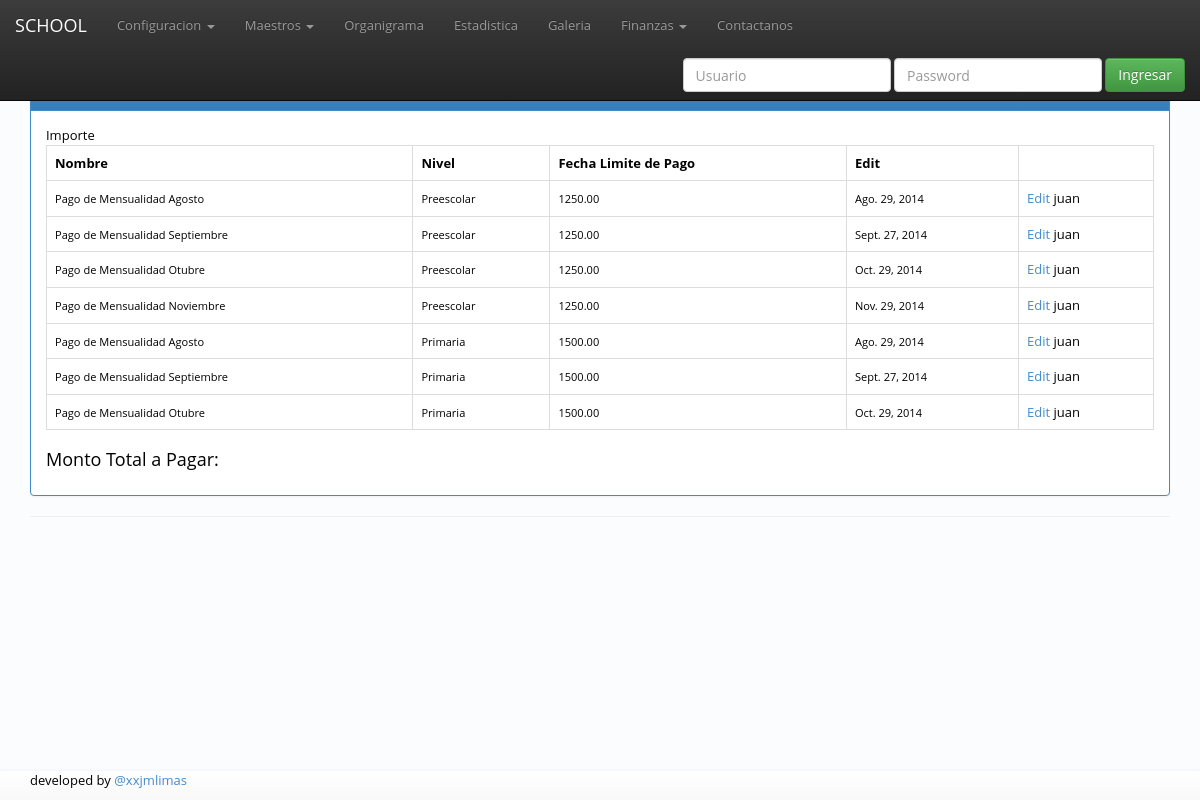
The page /listconceptos/ on the database its author committed.
### apps/finanzas/models.py (models this page shows, shortened)
class ConceptoCobro(TimeStampModel):
	Op = (
		('No', 'No'),
		('Si', 'Si'),
	)
	nombre = models.CharField(max_length=80)
	nivel = models.ForeignKey('configuracion.Nivel',null=True, blank=True)
	importe =  models.DecimalField(max_digits=8,decimal_places=2,default=0)
	fechaLimitePago = models.DateField(null=True)
	penaliza =  models.CharField(max_length=2,choices=Op,default='No',null=True)
	importeMulta = models.DecimalField(max_digits=6,decimal_places=2,default=0)

### apps/configuracion/models.py (models this page shows)
class TimeStampModel(models.Model):
	user        = models.ForeignKey(User,null=True, blank=True, db_index=True)
	created     = models.DateTimeField(auto_now_add=True)
	modified    = models.DateTimeField(auto_now=True)
	class Meta:
		abstract = True

class Nivel(TimeStampModel):
	Nombre = models.CharField(max_length=60)
	def __unicode__(self):
		return self.Nombre

### apps/finanzas/views.py (the view)
# urls.py: url(r'^listconceptos/$',ListConceptos.as_view(),name = 'list_conceptos'),
class ListConceptos(ListView):
	context_object_name ='conceptos'
	model = ConceptoCobro

### templates/finanzas/conceptocobro_list.html
{% extends "base.html" %}
{%block content%}
	<div class="panel panel-primary">
		<div class="panel-heading">Lista Conceptos de Pago </div>
		<div class="panel-body">
			<div class="table-responsive">
				<table class="table table-hover table-bordered">
					<tr>
						<th>Nombre</th>
						<th>Nivel</th
						<th>Importe</th>
						<th>Fecha Limite de Pago</th>
						<th>Edit</th>
					</tr>
					{%for a in conceptos%}
					<tr>
						<td>
							<small>{{a.nombre}}</small>
						</td>
						<td>
							<small>{{a.nivel}}</small>
						</td>
						<td>
							<small>{{a.importe}}</small>
						</td>
						<td>
							<small>{{a.fechaLimitePago}}</small>
						</td>
						<td>
							<a href="/updateconceptos/{{a.id}}">Edit</a>
							juan
						</td>
					</tr>
					{%endfor%}
				</table>
				<div>
					<h4>
					<p>Monto Total a Pagar:</p><p id="out"></p>
					</h4>
				</div>
			</div>
		</div>
   </div>
{%endblock%}

### static/css/main.css (style rules this page uses)
body { background:#FAFCFD; color: BLACK; font-family: "Open Sans",serifa; font-size: 13px; text-align: left; padding-top: 52px; }

### rows shown on the page
ConceptoCobro: nombre "Pago de Mensualidad Agosto", nivel "Preescolar", importe "1250.00", fechaLimitePago "Ago. 29, 2014"
ConceptoCobro: nombre "Pago de Mensualidad Septiembre", nivel "Preescolar", importe "1250.00", fechaLimitePago "Sept. 27, 2014"
ConceptoCobro: nombre "Pago de Mensualidad Otubre", nivel "Preescolar", importe "1250.00", fechaLimitePago "Oct. 29, 2014"
ConceptoCobro: nombre "Pago de Mensualidad Noviembre", nivel "Preescolar", importe "1250.00", fechaLimitePago "Nov. 29, 2014"
ConceptoCobro: nombre "Pago de Mensualidad Agosto", nivel "Primaria", importe "1500.00", fechaLimitePago "Ago. 29, 2014"
ConceptoCobro: nombre "Pago de Mensualidad Septiembre", nivel "Primaria", importe "1500.00", fechaLimitePago "Sept. 27, 2014"
ConceptoCobro: nombre "Pago de Mensualidad Otubre", nivel "Primaria", importe "1500.00", fechaLimitePago "Oct. 29, 2014"
